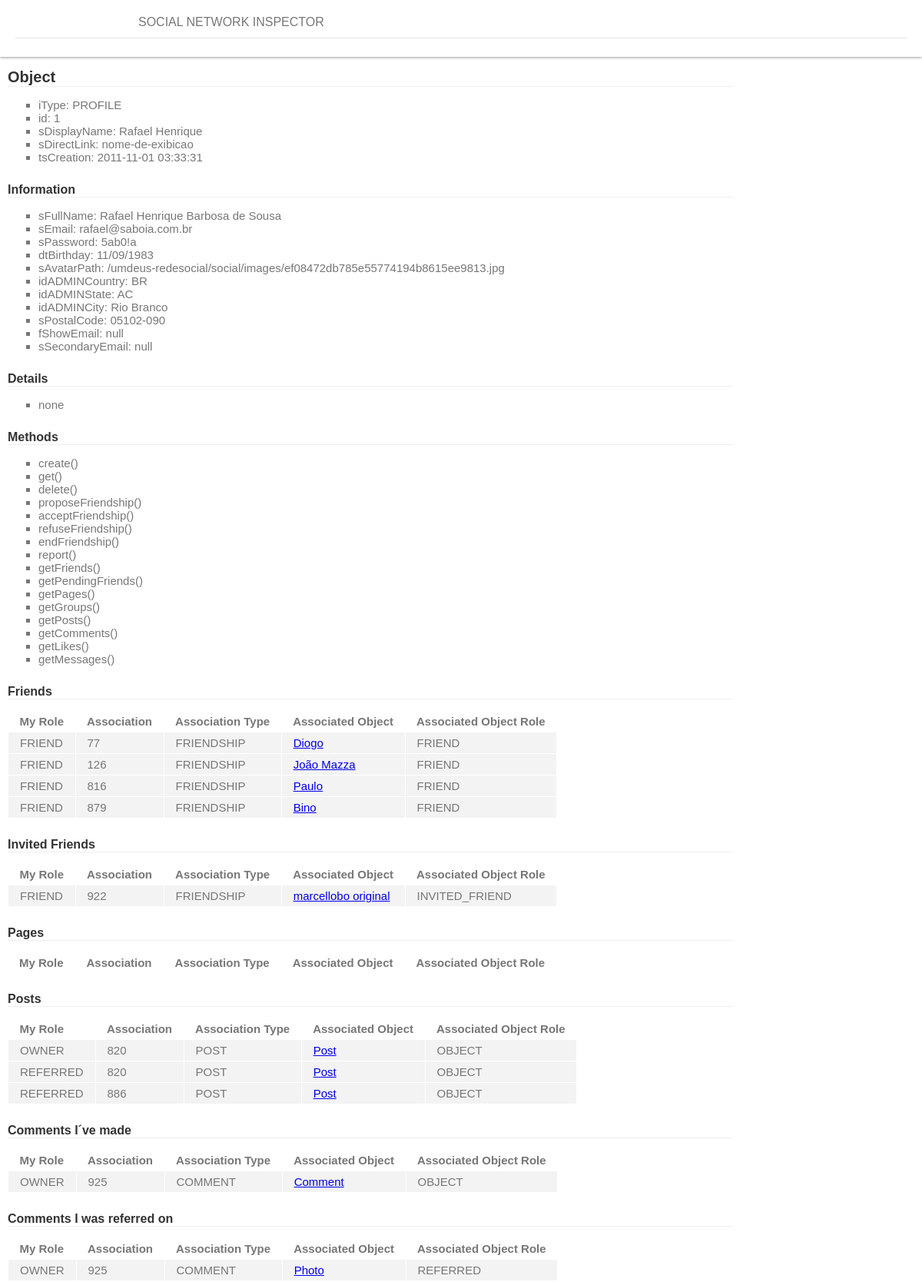
/inspector/index.php?id=1 (upper part), run on the app's committed database.
### tables this page shows
CREATE TABLE IF NOT EXISTS `tbSOCIALObject` (
  `id` int(11) NOT NULL AUTO_INCREMENT COMMENT 'campo auto numérico',
  `sDisplayName` varchar(1024) NOT NULL COMMENT 'nome do objeto para exibição em tela',
  `sDirectLink` varchar(1024) DEFAULT NULL COMMENT 'nome usado para url amigável',
  `iType` int(11) NOT NULL COMMENT 'indica o tipo de objeto: 1=Profile; 2=Page; 3=Post; 4=Comment; 5=Group; 6=Message; 7=Event; 8=Album; 9=Photo; 10=Affinity',
  `tsCreation` timestamp NOT NULL DEFAULT CURRENT_TIMESTAMP COMMENT 'timestamp da data de criação do objeto',
  `fDeleted` int(11) NOT NULL DEFAULT '0',
  PRIMARY KEY (`id`)
);

CREATE TABLE IF NOT EXISTS `tbSOCIAL_DOCObjectType` (
  `iType` int(11) NOT NULL,
  `sKey` varchar(256) NOT NULL,
  `sComment` text NOT NULL
);

CREATE TABLE IF NOT EXISTS `tbSOCIALObjectProperty` (
  `id` int(11) NOT NULL AUTO_INCREMENT COMMENT 'campo auto numérico',
  `idSOCIALObject` int(11) NOT NULL COMMENT 'chave estrangeira do objeto',
  `idSOCIALProperty` int(11) NOT NULL COMMENT 'chave estrangeira da propriedade',
  `sValue` varchar(255) DEFAULT NULL COMMENT 'valor da propriedade atribuída para o objeto especificado',
  PRIMARY KEY (`id`,`idSOCIALObject`,`idSOCIALProperty`)
);

CREATE TABLE IF NOT EXISTS `tbSOCIALProperty` (
  `id` int(11) NOT NULL AUTO_INCREMENT COMMENT 'campo auto numérico',
  `sKey` varchar(256) NOT NULL COMMENT 'token usado para identificação da propriedade',
  `sDisplayName` varchar(256) NOT NULL COMMENT 'nome da propriedade para exibição em tela',
  `iObjectType` int(11) NOT NULL COMMENT 'tipo de objeto ao qual esta propriedade pode ser atribuída',
  PRIMARY KEY (`id`)
);

CREATE TABLE IF NOT EXISTS `tbSOCIALObjectAssociation` (
  `id` int(11) NOT NULL AUTO_INCREMENT COMMENT 'campo auto numérico',
  `iType` int(11) NOT NULL COMMENT 'indica o tipo de associação: 1=Friend; 2=InvitedFriend; 3=Object; 4=Owner; 5=Like; 6=Bookmark; 7=Follow; 8=REFERRED',
  `idSOCIALObject` int(11) NOT NULL COMMENT 'chave estrangeira do objeto',
  `idSOCIALAssociation` int(11) NOT NULL COMMENT 'chave estrangeira da associação',
  `tsCreation` timestamp NOT NULL DEFAULT CURRENT_TIMESTAMP COMMENT 'data de criação da associação',
  `tsLastUpdate` timestamp NULL DEFAULT '0000-00-00 00:00:00',
  `fAck` tinyint(4) NOT NULL DEFAULT '0',
  PRIMARY KEY (`id`)
);

CREATE TABLE IF NOT EXISTS `tbSOCIAL_DOCObjectAssociationType` (
  `iType` int(11) NOT NULL,
  `sKey` varchar(256) NOT NULL,
  `sComment` text NOT NULL
);

CREATE TABLE IF NOT EXISTS `tbSOCIALAssociation` (
  `id` int(11) NOT NULL AUTO_INCREMENT COMMENT 'campo auto numérico',
  `iType` int(11) NOT NULL COMMENT 'identifica o tipo de associação. 1=Friendship; 2=Page; 3=Post; 4=Comment; 5=Group; ',
  PRIMARY KEY (`id`)
);

CREATE TABLE IF NOT EXISTS `tbSOCIAL_DOCAssociationType` (
  `iType` int(11) NOT NULL,
  `sKey` varchar(256) NOT NULL,
  `sComment` text NOT NULL
);

### inspector/index.php (the view, shortened to what this page needs)
<?php
function Associations($par_myRole, $par_associationType, $par_theirRole) {
	global $id;
	global $r_associationType;
	global $r_objectAssociationType;
	$par_myRole 			= !isset($par_myRole)			? '' : strtoupper($par_myRole);
	$par_associationType 	= !isset($par_associationType)	? '' : strtoupper($par_associationType);
	$par_theirRole 			= !isset($par_theirRole)		? '' : strtoupper($par_theirRole);
	$par_myRole 			= $par_myRole == '' 		 ? '' : $r_objectAssociationType[$par_myRole];
	$par_associationType 	= $par_associationType == '' ? '' : $r_associationType[$par_associationType];
	$par_theirRole 			= $par_theirRole == '' 		 ? '' : $r_objectAssociationType[$par_theirRole];
	$where = ''	;
	$where .= $par_myRole == ''			 ? '' : ('AND ' . 'me.iType = '.$par_myRole.' ');
	$where .= $par_associationType == '' ? '' : ('AND ' . 'a.iType = '.$par_associationType.' ');
	$where .= $par_theirRole == '' 		 ? '' : ('AND ' . 'them.iType = '.$par_theirRole.' ');
	$query = '
		SELECT
			me.iType 				AS myRole,
			me.idSOCIALAssociation	AS Association,
			a.iType					AS AssociationType,
			o.id					AS id,
			o.sDisplayName			AS sDisplayName,
			them.iType				AS theirRole
		FROM tbSOCIALObjectAssociation me
		INNER JOIN tbSOCIALAssociation a
		ON me.idSOCIALAssociation = a.id
		INNER JOIN tbSOCIALObjectAssociation them
		ON a.id = them.idSOCIALAssociation
		INNER JOIN tbSOCIALObject o
		ON them.idSOCIALObject = o.id
		AND o.id <> me.idSOCIALObject ';
	$query .= 'WHERE me.idSOCIALObject = '.$id.' '.$where.' ';
	$query .= 'ORDER BY AssociationType, myRole, theirRole ';
	$query .= ';';
	$result = mysql_query(utf8_decode($query)) or die('Query failed: '.mysql_error().'<br>'.$query);
	$associations = array();
	while($row = mysql_fetch_assoc($result)) {
		$associations[] = $row;
	}
	return $associations;
}
$id = isset($_GET['id']) ? $_GET['id'] : 0;
$id = intval($id);
$query = 'SELECT
			iType,
			sKey,
			sComment
		FROM
			tbSOCIAL_DOCObjectType; ';
$result = mysql_query(utf8_decode($query)) or die('Query failed: '.mysql_error());
while($row = mysql_fetch_assoc($result)) {
 	$objectType[$row['iType']] = $row;
}
$query = 'SELECT
			iType,
			sKey,
			sComment
		FROM
			tbSOCIAL_DOCAssociationType; ';
$result = mysql_query(utf8_decode($query)) or die('Query failed: '.mysql_error());
while($row = mysql_fetch_assoc($result)) {
 	$associationType[$row['iType']] = $row;
	$r_associationType[$row['sKey']] = $row['iType'];
}
$query = 'SELECT
			iType,
			sKey,
			sComment
		FROM
			tbSOCIAL_DOCObjectAssociationType; ';
$result = mysql_query(utf8_decode($query)) or die('Query failed: '.mysql_error());
while($row = mysql_fetch_assoc($result)) {
 	$objectAssociationType[$row['iType']] = $row;
	$r_objectAssociationType[$row['sKey']] = $row['iType'];
}
$query = 'SELECT
			ob.id,
			ob.sDisplayName,
			ob.sDirectLink,
			ob.iType,
			ob.tsCreation
		FROM
			tbSOCIALObject ob
		WHERE
			ob.id = '.$id.'; ';
$result = mysql_query(utf8_decode($query)) or die('Query failed: '.mysql_error());
$objects = array();
while($row = mysql_fetch_assoc($result)) {
	$objects[] = $row;
}
$query = 'SELECT
			pr.sKey,
			op.sValue
		FROM tbSOCIALProperty pr
		LEFT OUTER JOIN tbSOCIALObjectProperty op
		ON pr.id = op.idSOCIALProperty
		AND op.idSOCIALObject = '.$id.'
		WHERE pr.iObjectType = '.$objects[0]['iType'].'; ';
$result = mysql_query(utf8_decode($query)) or die('Query failed: '.mysql_error());
$properties = array();
while($row = mysql_fetch_assoc($result)) {
 	$properties[] = $row;
}
$details = array();
$methods = array();
switch($objects[0]['iType']) {
	case 1 :
		array_push($methods, "create()","get()","delete()","proposeFriendship()","acceptFriendship()","refuseFriendship()","endFriendship()","report()","getFriends()","getPendingFriends()","getPages()","getGroups()","getPosts()","getComments()","getLikes()","getMessages()");
	break;
}
?>
<!DOCTYPE html>
<html>
<head>
</head>
<body>
	<header id="header">
		<p><span class="title">Social Network Inspector</span></p>
		<hr>
	</header>
	<h1>Object</h1>
	<ul>
		<li>iType: <?= $objectType[$objects[0]['iType']]['sKey']; ?></li>
		<li>id: <?= $objects[0]['id']; ?></li>
		<li>sDisplayName: <?= $objects[0]['sDisplayName']; ?></li>
		<li>sDirectLink: <?= $objects[0]['sDirectLink']; ?></li>
		<li>tsCreation: <?= $objects[0]['tsCreation']; ?></li>
	</ul>
	<h2>Information</h2>
	<ul>
	<?
	if (count($properties) > 0) {
		for ($i=0; $i<count($properties); $i++) {
			echo '<li>'.$properties[$i]['sKey'].': ' . (!is_null($properties[$i]['sValue']) ? $properties[$i]['sValue'] : 'null') . '</li>';
		}
	} else {
		echo '<li>none</li>';
	}
	?>
	</ul>
	<h2>Details</h2>
	<ul>
	<?
	if (count($details) > 0) {
		for ($i=0; $i<count($details); $i++) {
			echo '<li>'.$details[$i]['sKey'].': ' . (!is_null($details[$i]['sValue']) ? $details[$i]['sValue'] : 'null') . '</li>';
		}
	} else {
		echo '<li>none</li>';
	}
	?>
	</ul>
	<h2>Methods</h2>
	<ul>
	<?
	if (count($methods) > 0) {
		for ($i=0; $i<count($methods); $i++) {
			echo '<li>'.$methods[$i].'</li>';
		}
	} else {
		echo '<li>none</li>';
	}
	?>
	</ul>
	<h2>Friends</h2>
	<p>
	<table>
		<thead>
			<tr>
				<th>My Role</th>
				<th>Association</th>
				<th>Association Type</th>
				<th>Associated Object</th>
				<th>Associated Object Role</th>
			</tr>
		</thead>
		<tbody>
		<? $list = Associations('','FRIENDSHIP','FRIEND'); ?>
		<? for ($i=0;$i<count($list);$i++) { ?>
			<tr>
				<td><?=$objectAssociationType[$list[$i]['myRole']]['sKey']; ?></td>
				<td><?=$list[$i]['Association']; ?></td>
				<td><?=$associationType[$list[$i]['AssociationType']]['sKey']; ?></td>
				<td><a href="?id=<?=$list[$i]['id']; ?>"><?=$list[$i]['sDisplayName']; ?></a></td>
				<td><?=$objectAssociationType[$list[$i]['theirRole']]['sKey']; ?></td>
			</tr>
		<? } ?>
		</tbody>
	</table>
	</p>
	<h2>Invited Friends</h2>
	<p>
	<table>
		<thead>
			<tr>
				<th>My Role</th>
				<th>Association</th>
				<th>Association Type</th>
				<th>Associated Object</th>
				<th>Associated Object Role</th>
			</tr>
		</thead>
		<tbody>
		<? $list = Associations('','FRIENDSHIP','INVITED_FRIEND'); ?>
		<? for ($i=0;$i<count($list);$i++) { ?>
			<tr>
				<td><?=$objectAssociationType[$list[$i]['myRole']]['sKey']; ?></td>
				<td><?=$list[$i]['Association']; ?></td>
				<td><?=$associationType[$list[$i]['AssociationType']]['sKey']; ?></td>
				<td><a href="?id=<?=$list[$i]['id']; ?>"><?=$list[$i]['sDisplayName']; ?></a></td>
				<td><?=$objectAssociationType[$list[$i]['theirRole']]['sKey']; ?></td>
			</tr>
		<? } ?>
		</tbody>
	</table>
	</p>
	<h2>Pages</h2>
	<p>
	<table>
		<thead>
			<tr>
				<th>My Role</th>
				<th>Association</th>
				<th>Association Type</th>
				<th>Associated Object</th>
				<th>Associated Object Role</th>
			</tr>
		</thead>
	</table>
	</p>
	<h2>Posts</h2>
	<p>
	<table>
		<thead>
			<tr>
				<th>My Role</th>
				<th>Association</th>
				<th>Association Type</th>
				<th>Associated Object</th>
				<th>Associated Object Role</th>
			</tr>
		</thead>
		<tbody>
		<? $list = Associations('','POST','OBJECT'); ?>
		<? for ($i=0;$i<count($list);$i++) { ?>
			<tr>
				<td><?=$objectAssociationType[$list[$i]['myRole']]['sKey']; ?></td>
				<td><?=$list[$i]['Association']; ?></td>
				<td><?=$associationType[$list[$i]['AssociationType']]['sKey']; ?></td>
				<td><a href="?id=<?=$list[$i]['id']; ?>"><?=$list[$i]['sDisplayName']; ?></a></td>
				<td><?=$objectAssociationType[$list[$i]['theirRole']]['sKey']; ?></td>
			</tr>
		<? } ?>
		</tbody>
	</table>
	</p>
	<h2>Comments I´ve made</h2>
	<p>
	<table>
		<thead>
			<tr>
				<th>My Role</th>
				<th>Association</th>
				<th>Association Type</th>
				<th>Associated Object</th>
				<th>Associated Object Role</th>
			</tr>
		</thead>
		<tbody>
		<? $list = Associations('','COMMENT','OBJECT'); ?>
		<? for ($i=0;$i<count($list);$i++) { ?>
			<tr>
				<td><?=$objectAssociationType[$list[$i]['myRole']]['sKey']; ?></td>
				<td><?=$list[$i]['Association']; ?></td>
				<td><?=$associationType[$list[$i]['AssociationType']]['sKey']; ?></td>
				<td><a href="?id=<?=$list[$i]['id']; ?>"><?=$list[$i]['sDisplayName']; ?></a></td>
				<td><?=$objectAssociationType[$list[$i]['theirRole']]['sKey']; ?></td>
			</tr>
		<? } ?>
		</tbody>
	</table>
	</p>
	<h2>Comments I was referred on</h2>
	<p>
	<table>
		<thead>
			<tr>
				<th>My Role</th>
				<th>Association</th>
				<th>Association Type</th>
				<th>Associated Object</th>
				<th>Associated Object Role</th>
			</tr>
		</thead>
		<tbody>
		<? $list = Associations('','COMMENT','REFERRED'); ?>
		<? for ($i=0;$i<count($list);$i++) { ?>
			<tr>
				<td><?=$objectAssociationType[$list[$i]['myRole']]['sKey']; ?></td>
				<td><?=$list[$i]['Association']; ?></td>
				<td><?=$associationType[$list[$i]['AssociationType']]['sKey']; ?></td>
				<td><a href="?id=<?=$list[$i]['id']; ?>"><?=$list[$i]['sDisplayName']; ?></a></td>
				<td><?=$objectAssociationType[$list[$i]['theirRole']]['sKey']; ?></td>
			</tr>
		<? } ?>
		</tbody>
	</table>
	</p>
</body>
</html>

### inspector/index.php (style rules this page uses)
html, body { background-color:#FFF; font-family:"Calibri", "Arial", "Helvetica", sans-serif; font-size:15px; color:#777; margin:0; padding:0; }
html { margin:10px; }
h1, h2 { border-bottom-style:solid; border-bottom-color:#EEE; border-bottom-width:1px; margin-top:25px; width:80%; color:#333; }
h1 { font-size:20px; }
h2 { font-size:16px; }
ul { list-style-type:square; }
table { border-collapse:collapse; }
td, th { padding:5px 15px; border:1px solid #FFF; background-color:#F3F3F3; }
th { text-align:left; border:none; background-color:#FFF; }
header#header { position:relative; z-index:1; height:auto; padding:14px 20px; -webkit-box-shadow:0 1px 3px rgba(0,0,0,0.4); -moz-box-shadow:0 1px 3px rgba(0,0,0,0.4); box-shadow:0 1px 3px rgba(0,0,0,0.4); -webkit-box-sizing: border-box; -moz-box-sizing: border-box; -o-box-sizing: border-box; box-sizing: border-box; margin:-10px; overflow: hidden; background-color:#FFF; background-image:url('/umdeus-redesocial/social/shared/style/images/logo-header-saboia.png'); background-repeat:no-repeat; }
header#header > p { margin:0 0 5px 0; padding-left:160px; }
header#header p > span.title { text-transform:uppercase; font-size:16px; line-height:30px; }
header#header hr { margin:0 0 10px 0; border:0; border-bottom-style:solid; border-bottom-width:1px; border-bottom-color:#E5E5E5; }

### data on the page
tbsocialobject: iType.sKey "PROFILE", id "1", sDisplayName "Rafael Henrique", sDirectLink "nome-de-exibicao", tsCreation "2011-11-01 03:33:31"
tbsocialobjectproperty: idSOCIALProperty.sKey "sFullName", sValue "Rafael Henrique Barbosa de Sousa"
tbsocialobjectproperty: idSOCIALProperty.sKey "sEmail", sValue "rafael@saboia.com.br"
tbsocialobjectproperty: idSOCIALProperty.sKey "sPassword", sValue "5ab0!a"
tbsocialobjectproperty: idSOCIALProperty.sKey "dtBirthday", sValue "11/09/1983"
tbsocialobjectproperty: idSOCIALProperty.sKey "sAvatarPath", sValue "/umdeus-redesocial/social/images/ef08472db785e55774194b8615ee9813.jpg"
tbsocialobjectproperty: idSOCIALProperty.sKey "idADMINCountry", sValue "BR"
tbsocialobjectproperty: idSOCIALProperty.sKey "idADMINState", sValue "AC"
tbsocialobjectproperty: idSOCIALProperty.sKey "idADMINCity", sValue "Rio Branco"
tbsocialobjectproperty: idSOCIALProperty.sKey "sPostalCode", sValue "05102-090"
tbsocialobjectproperty: idSOCIALProperty.sKey "fShowEmail", shows "null"
tbsocialobjectproperty: idSOCIALProperty.sKey "sSecondaryEmail", shows "null"
tbsocialobjectassociation: iType.sKey "FRIEND", idSOCIALAssociation "77", idSOCIALAssociation.sKey "FRIENDSHIP", tbsocialobject.sDisplayName "Diogo", tbsocialobjectassociation.iType "FRIEND"
tbsocialobjectassociation: iType.sKey "FRIEND", idSOCIALAssociation "126", idSOCIALAssociation.sKey "FRIENDSHIP", tbsocialobject.sDisplayName "João Mazza", tbsocialobjectassociation.iType "FRIEND"
tbsocialobjectassociation: iType.sKey "FRIEND", idSOCIALAssociation "816", idSOCIALAssociation.sKey "FRIENDSHIP", tbsocialobject.sDisplayName "Paulo", tbsocialobjectassociation.iType "FRIEND"
tbsocialobjectassociation: iType.sKey "FRIEND", idSOCIALAssociation "879", idSOCIALAssociation.sKey "FRIENDSHIP", tbsocialobject.sDisplayName "Bino", tbsocialobjectassociation.iType "FRIEND"
tbsocialobjectassociation: iType.sKey "FRIEND", idSOCIALAssociation "922", idSOCIALAssociation.sKey "FRIENDSHIP", tbsocialobject.sDisplayName "marcellobo original", tbsocialobjectassociation.iType "INVITED_FRIEND"
tbsocialobjectassociation: iType.sKey "OWNER", idSOCIALAssociation "820", idSOCIALAssociation.sKey "POST", tbsocialobject.sDisplayName "Post", tbsocialobjectassociation.iType "OBJECT"
tbsocialobjectassociation: iType.sKey "REFERRED", idSOCIALAssociation "820", idSOCIALAssociation.sKey "POST", tbsocialobject.sDisplayName "Post", tbsocialobjectassociation.iType "OBJECT"
tbsocialobjectassociation: iType.sKey "REFERRED", idSOCIALAssociation "886", idSOCIALAssociation.sKey "POST", tbsocialobject.sDisplayName "Post", tbsocialobjectassociation.iType "OBJECT"
tbsocialobjectassociation: iType.sKey "OWNER", idSOCIALAssociation "925", idSOCIALAssociation.sKey "COMMENT", tbsocialobject.sDisplayName "Comment", tbsocialobjectassociation.iType "OBJECT", tbsocialobject.sDisplayName "Photo", tbsocialobjectassociation.iType "REFERRED"

### other printed values
$methods[$i] "create()"
$methods[$i] "get()"
$methods[$i] "delete()"
$methods[$i] "proposeFriendship()"
$methods[$i] "acceptFriendship()"
$methods[$i] "refuseFriendship()"
$methods[$i] "endFriendship()"
$methods[$i] "report()"
$methods[$i] "getFriends()"
$methods[$i] "getPendingFriends()"
$methods[$i] "getPages()"
$methods[$i] "getGroups()"
$methods[$i] "getPosts()"
$methods[$i] "getComments()"
$methods[$i] "getLikes()"
